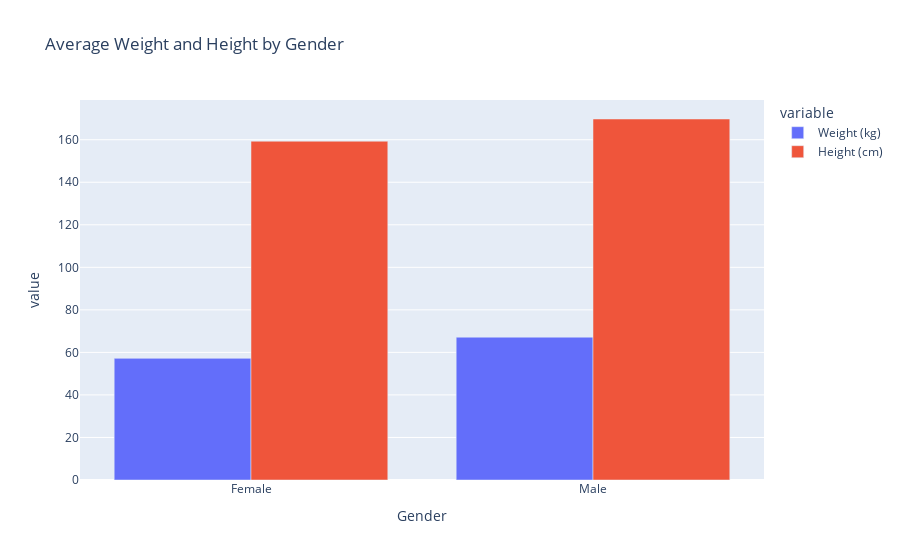

Notebook code cell kept with this figure:
### Code cell
# Average weight and height by gender
avg_weight_height = demographic_data.groupby('Gender').agg({'Weight (kg)': 'mean', 'Height (cm)': 'mean'}).reset_index()
print(avg_weight_height)

# Average weight and height by gender bar chart
fig_avg_weight_height = px.bar(avg_weight_height, x='Gender', y=['Weight (kg)', 'Height (cm)'],
                               title='Average Weight and Height by Gender', barmode='group')
fig_avg_weight_height.show()

### Figure 1 — Plotly figure (JSON) as saved in the notebook; plotly's stock layout.template omitted (floating-point values rounded to 4 significant figures)
{"data": [{"alignmentgroup": "True", "hovertemplate": "variable=Weight (kg)<br>Gender=%{x}<br>value=%{y}<extra></extra>", "legendgroup": "Weight (kg)", "marker": {"color": "#636efa", "pattern": {"shape": ""}}, "name": "Weight (kg)", "offsetgroup": "Weight (kg)", "orientation": "v", "showlegend": true, "textposition": "auto", "type": "bar", "x": ["Female", "Male"], "xaxis": "x", "y": [57.19, 67.15], "yaxis": "y"}, {"alignmentgroup": "True", "hovertemplate": "variable=Height (cm)<br>Gender=%{x}<br>value=%{y}<extra></extra>", "legendgroup": "Height (cm)", "marker": {"color": "#EF553B", "pattern": {"shape": ""}}, "name": "Height (cm)", "offsetgroup": "Height (cm)", "orientation": "v", "showlegend": true, "textposition": "auto", "type": "bar", "x": ["Female", "Male"], "xaxis": "x", "y": [159.3, 169.7], "yaxis": "y"}], "layout": {"barmode": "group", "legend": {"title": {"text": "variable"}, "tracegroupgap": 0}, "title": {"text": "Average Weight and Height by Gender"}, "xaxis": {"anchor": "y", "domain": [0, 1], "title": {"text": "Gender"}}, "yaxis": {"anchor": "x", "domain": [0, 1], "title": {"text": "value"}}}}
